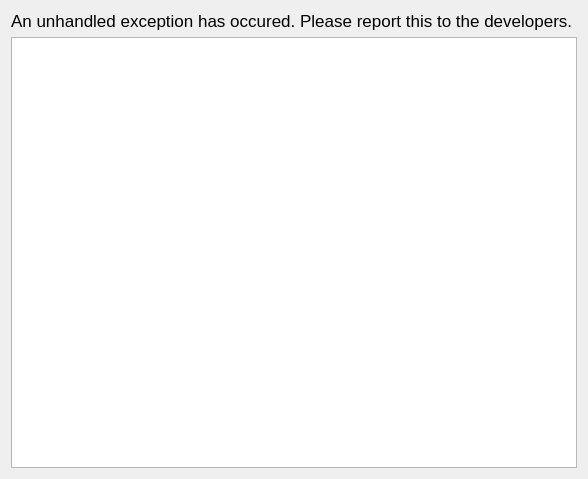
<?xml version="1.0" encoding="UTF-8"?>
<ui version="4.0">
 <class>UnhandledException</class>
 <widget class="QDialog" name="UnhandledException">
  <property name="geometry">
   <rect>
    <x>0</x>
    <y>0</y>
    <width>588</width>
    <height>479</height>
   </rect>
  </property>
  <property name="windowTitle">
   <string>Unhandled Exception</string>
  </property>
  <layout class="QGridLayout" name="gridLayout">
   <item row="1" column="0">
    <widget class="QPlainTextEdit" name="traceback">
     <property name="font">
      <font>
       <family>Consolas</family>
       <pointsize>12</pointsize>
      </font>
     </property>
     <property name="lineWrapMode">
      <enum>QPlainTextEdit::NoWrap</enum>
     </property>
     <property name="readOnly">
      <bool>true</bool>
     </property>
     <property name="plainText">
      <string/>
     </property>
    </widget>
   </item>
   <item row="0" column="0">
    <widget class="QLabel" name="label">
     <property name="font">
      <font>
       <pointsize>13</pointsize>
      </font>
     </property>
     <property name="text">
      <string>An unhandled exception has occured. Please report this to the developers.</string>
     </property>
     <property name="wordWrap">
      <bool>true</bool>
     </property>
    </widget>
   </item>
  </layout>
 </widget>
 <resources/>
 <connections/>
</ui>
